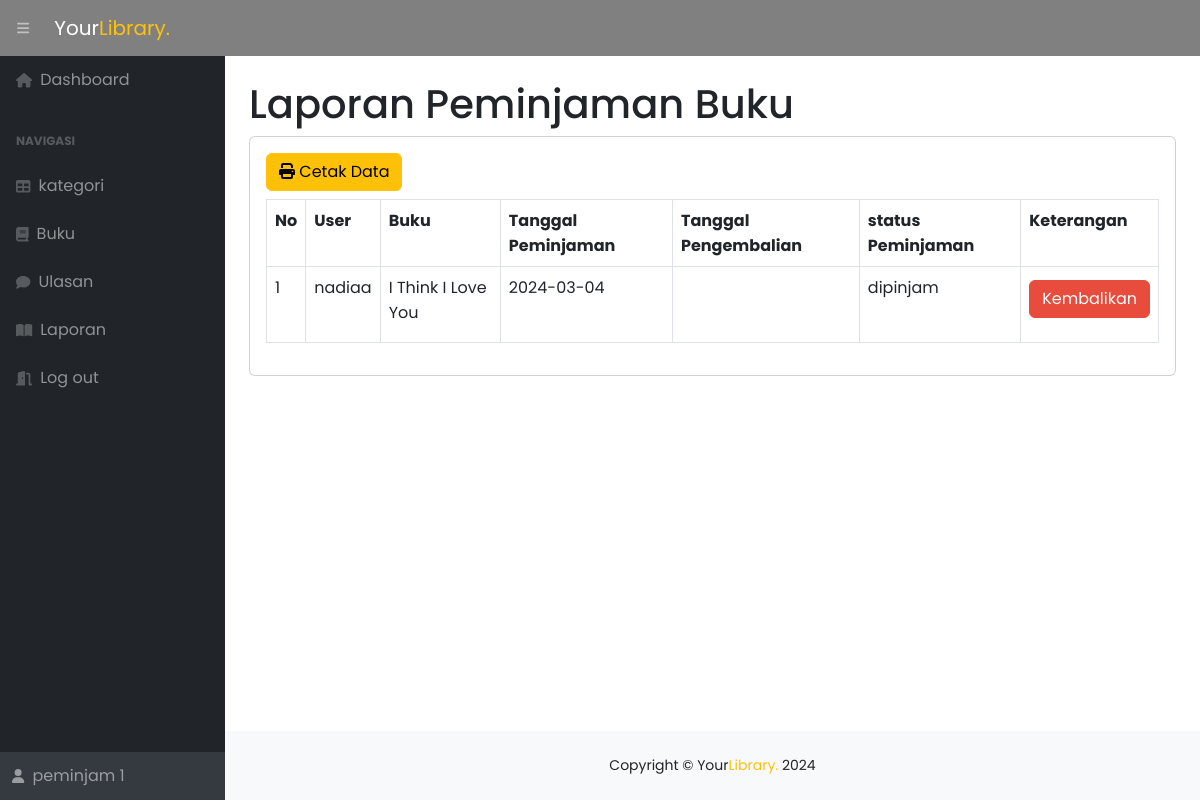
Page /?page=laporan (signed in) on the committed database.
### tables this page shows
CREATE TABLE `peminjaman` (
  `peminjaman_id` int(11) NOT NULL,
  `user_id` int(11) DEFAULT NULL,
  `buku_id` int(11) DEFAULT NULL,
  `tanggal_peminjaman` date DEFAULT NULL,
  `tanggal_pengembalian` date DEFAULT NULL,
  `status_peminjaman` enum('dipinjam','dikembalikan') DEFAULT NULL
);

CREATE TABLE `user` (
  `user_id` int(11) NOT NULL,
  `username` varchar(255) DEFAULT NULL,
  `password` varchar(255) DEFAULT NULL,
  `email` varchar(255) DEFAULT NULL,
  `nama_lengkap` varchar(255) DEFAULT NULL,
  `alamat` text DEFAULT NULL,
  `level` enum('admin','petugas','peminjam') DEFAULT NULL
);

CREATE TABLE `buku` (
  `buku_id` int(11) NOT NULL,
  `kategori_id` int(11) DEFAULT NULL,
  `judul` varchar(255) DEFAULT NULL,
  `penulis` varchar(255) DEFAULT NULL,
  `penerbit` varchar(255) DEFAULT NULL,
  `tahun_terbit` varchar(255) DEFAULT NULL,
  `deskripsi` text DEFAULT NULL,
  `cover_buku` varchar(255) NOT NULL
);

### laporan.php (the view)
<h1 class="mt-4">Laporan Peminjaman Buku</h1>
<div class="card">
    <div class="card-body">
    <div class="row">
        <div class="col-md-12">
            <a href="cetak.php" target="_blank" class="btn btn-warning"><i class="fa fa-print"></i> Cetak Data</a>
            <table class="table table-bordered mt-2" id="dataTable" width="100%" cellspacing="0">
                <tr>
                    <th>No</th>
                    <th>User</th>
                    <th>Buku</th>
                    <th>Tanggal Peminjaman</th>
                    <th>Tanggal Pengembalian</th>
                    <th>status Peminjaman</th>
                    <th>Keterangan</th>
                </tr>
                <?php
                $i = 1;
                    $query = mysqli_query($koneksi, "SELECT*FROM peminjaman LEFT JOIN user on user.user_id = peminjaman.user_id LEFT JOIN buku on buku.buku_id = peminjaman.buku_id");
                    while ($data = mysqli_fetch_array($query)) {
                        ?>
                        <tr>
                            <td><?php echo $i++ ?></td>
                            <td><?php echo $data['nama_lengkap']; ?></td>
                            <td><?php echo $data['judul']; ?></td>
                            <td><?php echo $data['tanggal_peminjaman']; ?></td>
                            <td><?php echo $data['tanggal_pengembalian']; ?></td>
                            <td><?php echo $data['status_peminjaman']; ?></td>
                            <td>
                        <form method="POST" action="proses_update.php?peminjaman_id=<?php echo $data['peminjaman_id']; ?>">
                            <input type="submit" value="Kembalikan" class="btn btn-danger" style="margin-top: 5px; background-color: #e74c3c; border-color: #e74c3c;">
                        </form>
                        </td>
                        </tr>
                        <?php
                    }
                ?>
            </table>
        </div>
    </div>
    </div>
</div>

### index.php (style rules this page uses)
* { font-family: 'Poppins', sans-serif; text-decoration: none; }

### rows in the picture
peminjaman: user.nama_lengkap "nadiaa", buku.judul "I Think I Love You", tanggal_peminjaman "2024-03-04", status_peminjaman "dipinjam"

### other values in the picture
$_SESSION['user']['nama_lengkap'] "peminjam 1"
